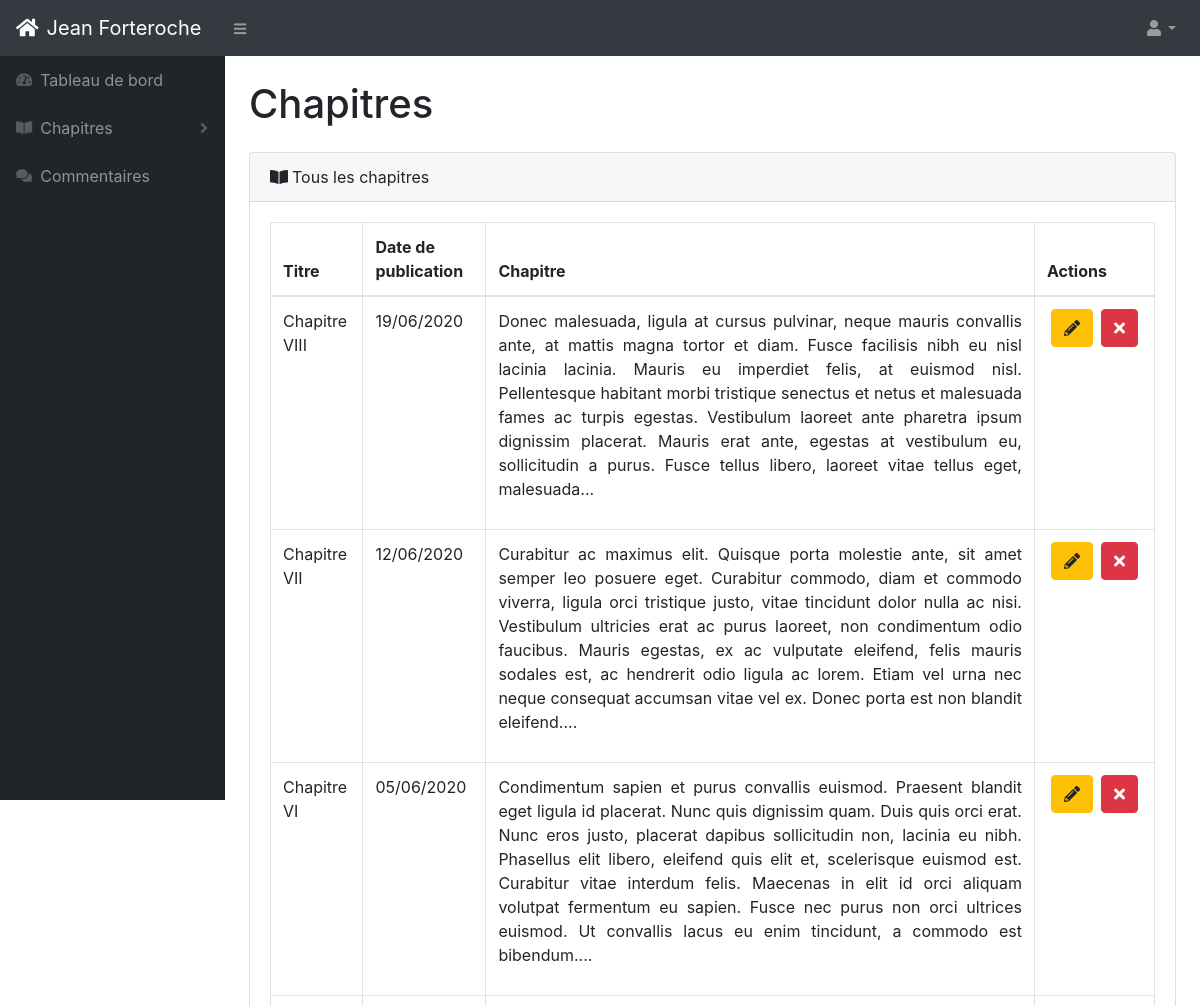
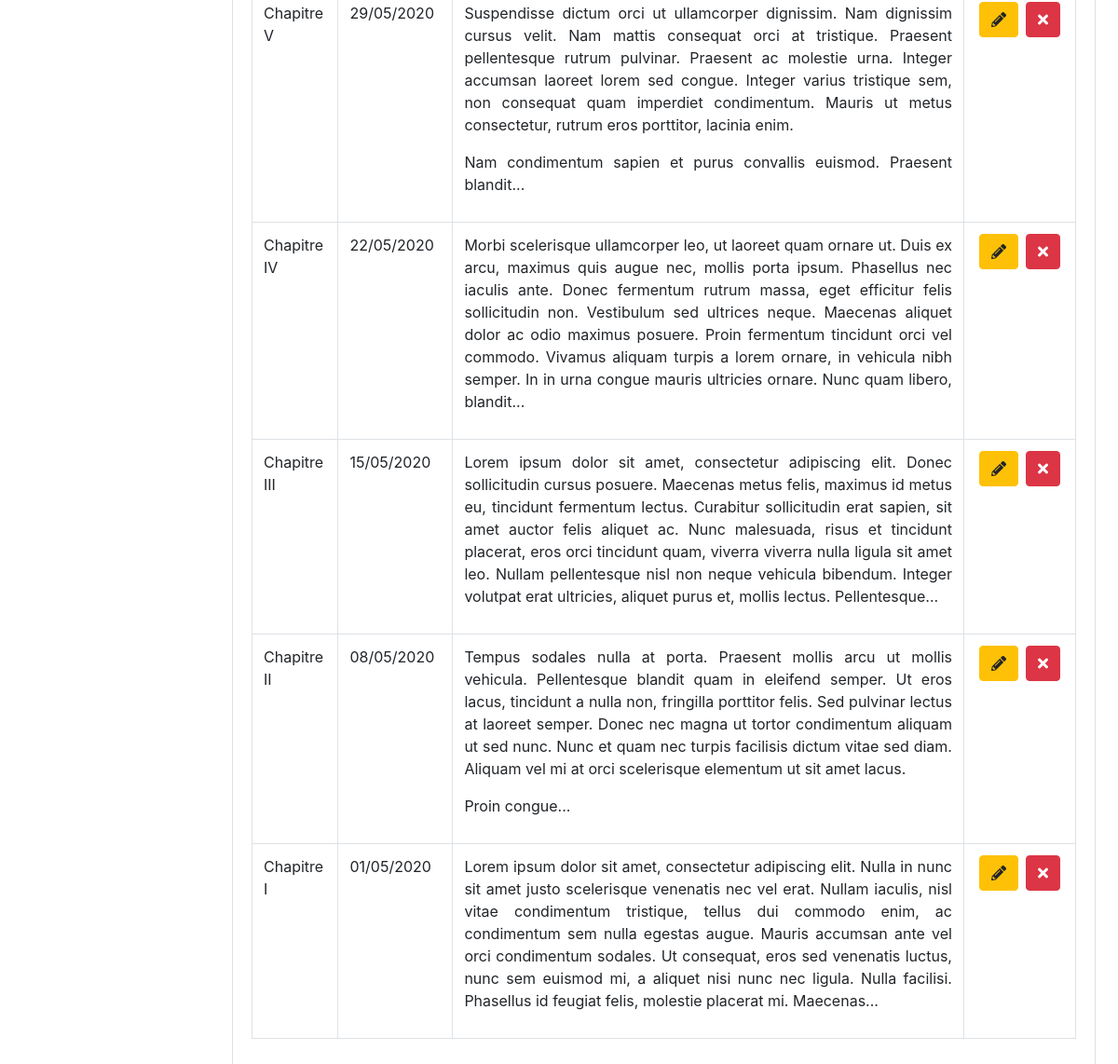
Page /index.php?action=posts (signed in) on the committed database (2 pictures, top to bottom).
### tables this page shows
CREATE TABLE IF NOT EXISTS `posts` (
  `id` int(11) NOT NULL AUTO_INCREMENT,
  `title` varchar(255) NOT NULL,
  `content` text NOT NULL,
  `creation_date` datetime NOT NULL,
  PRIMARY KEY (`id`)
);

### controller/PostController.php (called while the page is built, shortened)
<?php
require_once ('./model/PostManager.php');
class PostController {
    public function __construct() {
        $this->postManager = new PostManager();
    }
    public function getAllPosts() {
        $posts = $this->postManager->getPosts(0, 1000000);
        require_once('./view/backend/posts.php');
    }
}

### model/PostManager.php (called while the page is built, shortened)
<?php
require_once ('./model/Post.php');
class PostManager extends Database {
    public function getPosts($offset, $limit) {
        $posts = [];
        $query = 'SELECT id, title, content, DATE_FORMAT(creation_date, "%d/%m/%Y") AS date FROM posts ORDER BY creation_date DESC LIMIT :offset, :limit';
        $db = $this->checkConnection();
        $req = $db->prepare($query);
        $req->bindParam("offset", $offset, PDO::PARAM_INT);
        $req->bindParam("limit", $limit, PDO::PARAM_INT);
        $req->execute();
        while ($data = $req->fetch()) {
            $posts[] = new Post($data);
        }
        return $posts;
    }
}

### model/Model.php (called while the page is built, shortened)
<?php
class Model {
    public function hydrate(array $donnees) {
        foreach ($donnees as $key => $value) {
            $method = 'set'.ucfirst($key);
            $method = ucwords("$method", "_");
            $method = str_replace("_", "", $method);
        }
    }
}

### model/Post.php (called while the page is built, shortened)
<?php
require_once ('./model/Model.php');
class Post extends Model {
    protected $id;
    protected $title;
    protected $content;
    protected $date;
    public function id() {
        return $this->id;
    }
    public function title() {
        return $this->title;
    }
    public function content() {
        return $this->content;
    }
    public function date() {
        return $this->date;
    }
    public function setId($id) {
        $id = (int) $id;
        if ($id > 0) {
            $this->id = $id;
        }
    }
    public function setTitle($title) {
        if (is_string($title)) {
            $this->title = $title;
        }
    }
    public function setContent($content) {
        if (is_string($content)) {
            $this->content = $content;
        }
    }
    public function setDate($date) {
        $this->date = $date;
    }
}

### helpers/Functions.php (called while the page is built, shortened)
<?php
class Functions {
	public static function excerpt($string, $limit) {
	    $lastSpace = mb_strpos($string, ' ', $limit);
	    return mb_substr($string, 0, $lastSpace) . '...';
	}
}

### view/backend/posts.php (the view, shortened to what this page needs)
    <div id="layoutSidenav_content">
        <main>
            <div class="container-fluid">
                <h1 class="my-4">Chapitres</h1>
                <div class="card mb-4">
                    <div class="card-header">
                        <i class="fas fa-book-open mr-1"></i>Tous les chapitres</div>
                    <div class="card-body">
                        <div class="table-responsive">
                            <table class="table table-bordered" id="dataTable" width="100%" cellspacing="0">
                                <thead>
                                    <tr>
                                        <th>Titre</th>
                                        <th>Date de publication</th>
                                        <th>Chapitre</th>
                                        <th>Actions</th>
                                    </tr>
                                </thead>
                                <tbody>
                                    <?php foreach ($posts as $post) { ?>
                                        <tr>
                                            <td><?= htmlspecialchars_decode($post->title()) ?></td>
                                            <td><?= $post->date() ?></td>
                                            <td class="text-justify"><?= Functions::excerpt(htmlspecialchars_decode($post->content()), 500) ?></td>
                                            <td>
                                                <div class="d-flex justify-content-center">
                                                    <a class="btn btn-warning mx-1" href="index.php?action=displayUpdatePost&amp;id=<?= htmlspecialchars($post->id()) ?>" title="Modifier">
                                                        <i class="fas fa-pencil-alt"></i>
                                                    </a>
                                                    <a class="btn btn-danger mx-1" href="index.php?action=deletePost&amp;id=<?= htmlspecialchars($post->id()) ?>" title="Supprimer">
                                                        <i class="fas fa-times"></i>
                                                    </a>
                                                </div>
                                            </td>
                                        </tr>
                                    <?php } ?>
                                </tbody>
                            </table>
                        </div>
                    </div>
                </div>
            </div>
        </main>
    </div>
</div>
<?php require('template.php'); ?>

### rows in the picture
posts: title "Chapitre VIII", date "19/06/2020", content "Donec malesuada, ligula at cursus pulvinar, neque mauris convallis ante, at mattis magna tortor et diam. Fusce facilisis nibh eu nisl lacinia lacinia. Mauris eu imperdiet felis, at euismod nisl. Pellentesque habitant morbi tristique senectus et netus et malesuada fames ac turpis egestas. Vestibulum laoreet ante pharetra ipsum dignissim placerat. Mauris erat ante, egestas at vestibulum eu, sollicitudin a purus. Fusce tellus libero, laoreet vitae tellus eget, malesuada..."
posts: title "Chapitre VII", date "12/06/2020", content "Curabitur ac maximus elit. Quisque porta molestie ante, sit amet semper leo posuere eget. Curabitur commodo, diam et commodo viverra, ligula orci tristique justo, vitae tincidunt dolor nulla ac nisi. Vestibulum ultricies erat ac purus laoreet, non condimentum odio faucibus. Mauris egestas, ex ac vulputate eleifend, felis mauris sodales est, ac hendrerit odio ligula ac lorem. Etiam vel urna nec neque consequat accumsan vitae vel ex. Donec porta est non blandit eleifend...."
posts: title "Chapitre VI", date "05/06/2020", content "Condimentum sapien et purus convallis euismod. Praesent blandit eget ligula id placerat. Nunc quis dignissim quam. Duis quis orci erat. Nunc eros justo, placerat dapibus sollicitudin non, lacinia eu nibh. Phasellus elit libero, eleifend quis elit et, scelerisque euismod est. Curabitur vitae interdum felis. Maecenas in elit id orci aliquam volutpat fermentum eu sapien. Fusce nec purus non orci ultrices euismod. Ut convallis lacus eu enim tincidunt, a commodo est bibendum...."
posts: title "Chapitre V", date "29/05/2020", content "Suspendisse dictum orci ut ullamcorper dignissim. Nam dignissim cursus velit. Nam mattis consequat orci at tristique. Praesent pellentesque rutrum pulvinar. Praesent ac molestie urna. Integer accumsan laoreet lorem sed congue. Integer varius tristique sem, non consequat quam imperdiet condimentum. Mauris ut metus consectetur, rutrum eros porttitor, lacinia enim. Nam condimentum sapien et purus convallis euismod. Praesent blandit..."
posts: title "Chapitre IV", date "22/05/2020", content "Morbi scelerisque ullamcorper leo, ut laoreet quam ornare ut. Duis ex arcu, maximus quis augue nec, mollis porta ipsum. Phasellus nec iaculis ante. Donec fermentum rutrum massa, eget efficitur felis sollicitudin non. Vestibulum sed ultrices neque. Maecenas aliquet dolor ac odio maximus posuere. Proin fermentum tincidunt orci vel commodo. Vivamus aliquam turpis a lorem ornare, in vehicula nibh semper. In in urna congue mauris ultricies ornare. Nunc quam libero, blandit..."
posts: title "Chapitre III", date "15/05/2020", content "Lorem ipsum dolor sit amet, consectetur adipiscing elit. Donec sollicitudin cursus posuere. Maecenas metus felis, maximus id metus eu, tincidunt fermentum lectus. Curabitur sollicitudin erat sapien, sit amet auctor felis aliquet ac. Nunc malesuada, risus et tincidunt placerat, eros orci tincidunt quam, viverra viverra nulla ligula sit amet leo. Nullam pellentesque nisl non neque vehicula bibendum. Integer volutpat erat ultricies, aliquet purus et, mollis lectus. Pellentesque..."
posts: title "Chapitre II", date "08/05/2020", content "Tempus sodales nulla at porta. Praesent mollis arcu ut mollis vehicula. Pellentesque blandit quam in eleifend semper. Ut eros lacus, tincidunt a nulla non, fringilla porttitor felis. Sed pulvinar lectus at laoreet semper. Donec nec magna ut tortor condimentum aliquam ut sed nunc. Nunc et quam nec turpis facilisis dictum vitae sed diam. Aliquam vel mi at orci scelerisque elementum ut sit amet lacus. Proin congue..."
posts: title "Chapitre I", date "01/05/2020", content "Lorem ipsum dolor sit amet, consectetur adipiscing elit. Nulla in nunc sit amet justo scelerisque venenatis nec vel erat. Nullam iaculis, nisl vitae condimentum tristique, tellus dui commodo enim, ac condimentum sem nulla egestas augue. Mauris accumsan ante vel orci condimentum sodales. Ut consequat, eros sed venenatis luctus, nunc sem euismod mi, a aliquet nisi nunc nec ligula. Nulla facilisi. Phasellus id feugiat felis, molestie placerat mi. Maecenas..."
